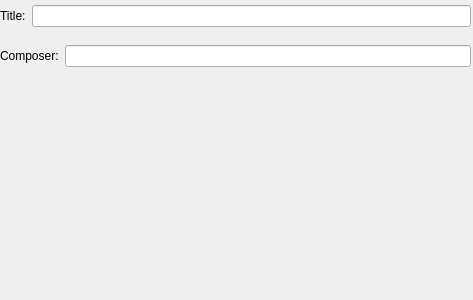
<ui version="4.0" >
 <class>uiDocumentProperties</class>
 <widget class="QWidget" name="uiDocumentProperties" >
  <property name="geometry" >
   <rect>
    <x>0</x>
    <y>0</y>
    <width>473</width>
    <height>300</height>
   </rect>
  </property>
  <property name="windowTitle" >
   <string>Form</string>
  </property>
  <widget class="QWidget" name="layoutWidget" >
   <property name="geometry" >
    <rect>
     <x>0</x>
     <y>0</y>
     <width>471</width>
     <height>32</height>
    </rect>
   </property>
   <layout class="QHBoxLayout" >
    <item>
     <widget class="QLabel" name="uiDocumentTitleLabel" >
      <property name="text" >
       <string>Title:</string>
      </property>
     </widget>
    </item>
    <item>
     <widget class="QLineEdit" name="uiDocumentTitle" />
    </item>
   </layout>
  </widget>
  <widget class="QWidget" name="layoutWidget_2" >
   <property name="geometry" >
    <rect>
     <x>0</x>
     <y>40</y>
     <width>471</width>
     <height>32</height>
    </rect>
   </property>
   <layout class="QHBoxLayout" >
    <item>
     <widget class="QLabel" name="uiDocumentComposerLabel" >
      <property name="text" >
       <string>Composer:</string>
      </property>
     </widget>
    </item>
    <item>
     <widget class="QLineEdit" name="uiDocumentComposer" />
    </item>
   </layout>
  </widget>
 </widget>
 <resources/>
 <connections/>
</ui>
